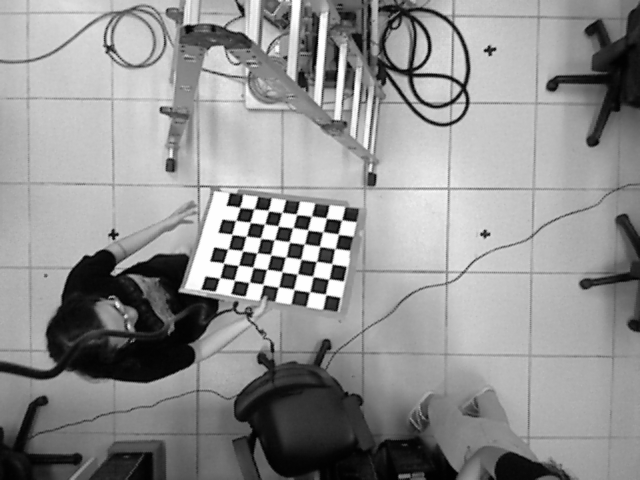
#> input picture smartfactory_ws/src/etc/calibrationdata/left-0000.png, 640 x 480 px; its folder holds only this picture in this run
$ python calibration.py
#> lines starting #> are read from the running program, lines starting #| are printed output that depends on the picture; after the words box and inside, x2 and y2 are one past the last pixel; in counts of white or black regions, pixels touching at a corner belong together; long printed decimals are rounded
import cv2
import numpy as np
import glob

# Função para calibrar a câmera e retornar a matriz intrínseca
def calibrate_camera(image_folder, checkerboard_size=(8, 6), square_size=0.058):
    # Definir critérios de parada para o refinamento de cantos
#> called with checkerboard_size = (8, 6), square_size = 0.058
    criteria = (cv2.TERM_CRITERIA_EPS + cv2.TERM_CRITERIA_MAX_ITER, 30, 0.001)

    # Preparar os pontos de objeto, como (0,0,0), (1,0,0), (2,0,0), ..., (7,5,0)
    objp = np.zeros((np.prod(checkerboard_size), 3), np.float32)
    objp[:, :2] = np.mgrid[0:checkerboard_size[0], 0:checkerboard_size[1]].T.reshape(-1, 2)
    objp *= square_size

    # Armazenar pontos de objeto e pontos de imagem de todas as imagens
    objpoints = []  # Pontos 3D no mundo real
    imgpoints = []  # Pontos 2D no plano da imagem

    # Caminho para as imagens
    image_pattern = image_folder + 'left-*.png'

    # Carregar e processar as imagens capturadas
    images = sorted(glob.glob(image_pattern))

    gray = None  # Definir uma variável gray inicial para garantir que esteja disponível após o loop

    for fname in images:
        img = cv2.imread(fname)
#> img is the input picture: shape (480, 640, 3); min 1, max 254, mean 144.5
        gray = cv2.cvtColor(img, cv2.COLOR_BGR2GRAY)

        # Encontrar os cantos do tabuleiro de xadrez
        ret, corners = cv2.findChessboardCorners(gray, checkerboard_size, None)
#> ret = True; corners = 48 rows, first 8: [239.8, 207.4], [253.7, 208.8], [268.2, 210.9], [281.8, 212.5], [296.5, 214.3], [311.5, 216.1], [326.1, 217.9], [336, 224]

        if ret:
            objpoints.append(objp)  # Adiciona pontos 3D conhecidos (padrão do mundo)

            # Refina os cantos para maior precisão
            corners2 = cv2.cornerSubPix(gray, corners, (11, 11), (-1, -1), criteria)
#> corners2 = 48 rows, first 8: [242.3, 207.5], [254.1, 208.8], [270.6, 210.5], [281.5, 212.4], [296.4, 214.3], [311.3, 216], [326.3, 218.1], [340.2, 227.2]
            imgpoints.append(corners2)

            # Mostrar as imagens com os cantos detectados (opcional)
            cv2.drawChessboardCorners(img, checkerboard_size, corners2, ret)
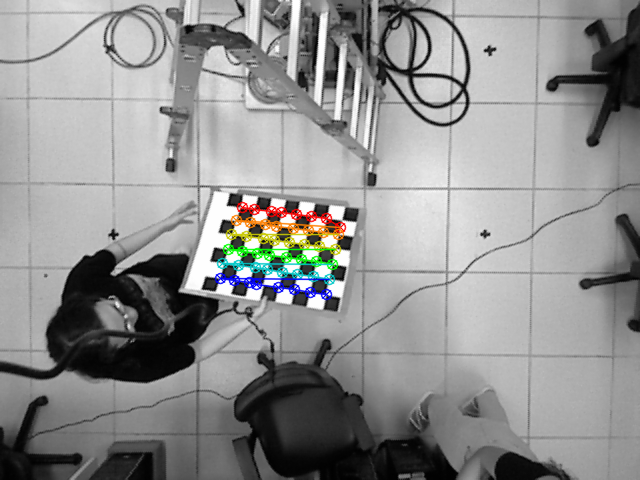
#> img: shape (480, 640, 3); 2.18% of pixels changed, all inside (x1, y1, x2, y2) = (214, 201, 347, 301)
            cv2.imshow('img', img)
            cv2.waitKey(500)

    cv2.destroyAllWindows()

    # Verificar se pelo menos uma imagem foi processada antes de calibrar
    if len(objpoints) > 0 and gray is not None:
        # Calibração da câmera para obter os parâmetros intrínsecos e extrínsecos
        ret, mtx, dist, rvecs, tvecs = cv2.calibrateCamera(objpoints, imgpoints, gray.shape[::-1], None, None)
#> ret = 1.61; mtx = [[893.8, 0, 309.3], [0, 1112.2, 278.3], [0, 0, 1]]; dist = [[-19.29, 1087.5, -0.0235, -0.167, -14191.9]]; rvecs = ([-0.655, 0.166, 0.192],); tvecs = ([-0.271, -0.228, 3.35],)

        # Retorna a matriz de calibração (intrínseca) e os coeficientes de distorção
        return mtx, dist
    else:
        print("Nenhuma imagem de tabuleiro de xadrez válida foi encontrada.")
        return None, None


# Usar a função para calibrar a câmera e obter a matriz intrínseca
image_folder = '/workspaces/smartfactory_pkg/smartfactory_ws/src/calibrationdata/'
intrinsic_matrix, distortion_coeffs = calibrate_camera(image_folder)
#> intrinsic_matrix = [[893.8, 0, 309.3], [0, 1112.2, 278.3], [0, 0, 1]]; distortion_coeffs = [[-19.29, 1087.5, -0.0235, -0.167, -14191.9]]

if intrinsic_matrix is not None:
    print("Matriz de Calibração (Intrínseca):\n", intrinsic_matrix)
#| Matriz de Calibração (Intrínseca):
#|  [[8.93845698e+02 0.00000000e+00 3.09306660e+02]
#|  [0.00000000e+00 1.11216928e+03 2.78345915e+02]
#|  [0.00000000e+00 0.00000000e+00 1.00000000e+00]]
    print("Coeficientes de Distorção:\n", distortion_coeffs)
#| Coeficientes de Distorção:
#|  [[-1.92878636e+01  1.08753495e+03 -2.35255867e-02 -1.66530996e-01
#|   -1.41918837e+04]]
else:
    print("Erro na calibração.")

$ run again, on smartfactory_ws/src/etc/calibrationdata/left-0004.png
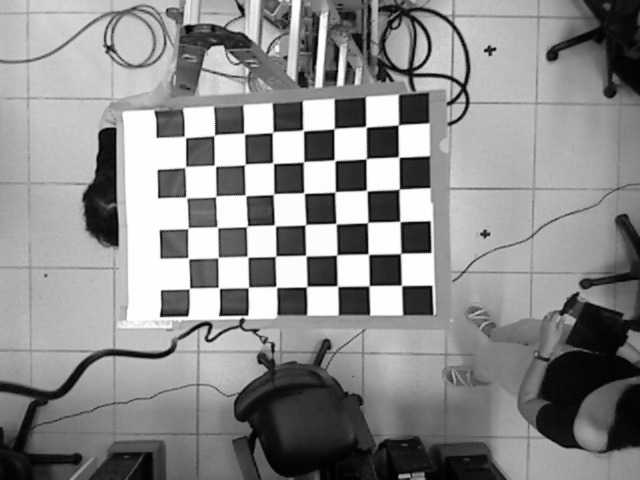
#> input picture smartfactory_ws/src/etc/calibrationdata/left-0004.png, 640 x 480 px
#> in calibrate_camera, img is the input picture: shape (480, 640, 3); min 1, max 254, mean 139.2
#> in calibrate_camera, `ret, corners = cv2.findChessboardCorners(gray, checkerboard_size, None)`: ret = True; corners = 48 rows, first 8: [191, 142], [214.2, 135.5], [244.2, 134], [272.3, 132.5], [302.7, 130], [334, 128.6], [365.9, 127.2], [398.2, 125.1]
#> corners2 = 48 rows, first 8: [185, 137.2], [214.2, 135.3], [244.1, 133.6], [272.6, 132.2], [303.1, 130.5], [334.1, 128.6], [365.9, 126.9], [398.3, 124.8]
#> in calibrate_camera, `cv2.drawChessboardCorners(img, checkerboard_size, corners2, ret)`:
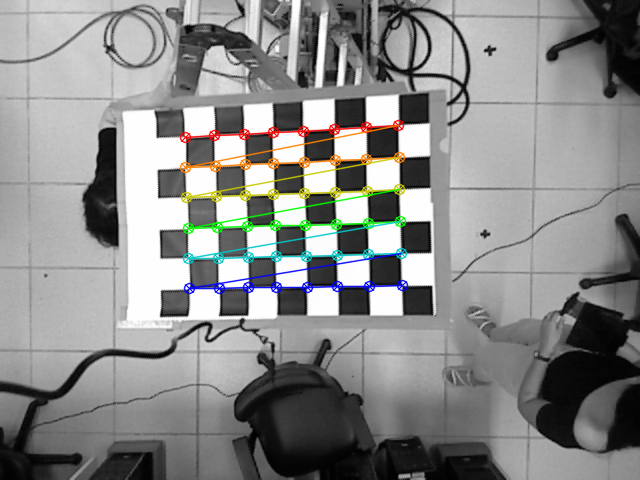
#> img: shape (480, 640, 3); 3.46% of pixels changed, all inside (x1, y1, x2, y2) = (179, 119, 409, 295)
#> in calibrate_camera, `ret, mtx, dist, rvecs, tvecs = cv2.calibrateCamera(objpoints, imgpoint..`: ret = 0.438; mtx = [[189, 0, 338.9], [0, 190.6, 233], [0, 0, 1]]; dist = [[-0.0827, 0.211, 0.00225, 0.0156, -0.122]]; rvecs = ([0.0127, 0.029, -0.0268],); tvecs = ([-0.3, -0.184, 0.354],)
#> intrinsic_matrix = [[189, 0, 338.9], [0, 190.6, 233], [0, 0, 1]]; distortion_coeffs = [[-0.0827, 0.211, 0.00225, 0.0156, -0.122]]
#| Matriz de Calibração (Intrínseca):
#|  [[188.983   0.         338.855]
#|  [  0.         190.614 233.024]
#|  [  0.           0.           1.        ]]
#| Coeficientes de Distorção:
#|  [[-0.08275   0.2105  0.002253  0.01561 -0.1217]]

$ run again, on smartfactory_ws/src/etc/calibrationdata/left-0005.png
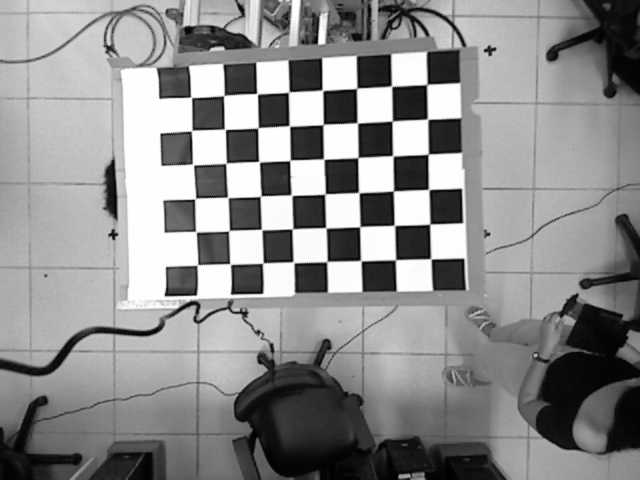
#> input picture smartfactory_ws/src/etc/calibrationdata/left-0005.png, 640 x 480 px
#> in calibrate_camera, img is the input picture: shape (480, 640, 3); min 1, max 254, mean 139.7
#> in calibrate_camera, `ret, corners = cv2.findChessboardCorners(gray, checkerboard_size, None)`: ret = True; corners = 48 rows, first 8: [191.1, 97.42], [223.9, 95.72], [257.2, 93.86], [283, 97], [327, 97], [356.7, 88.55], [391.5, 86.13], [421, 89]
#> corners2 = 48 rows, first 8: [191.2, 97.43], [223.7, 95.59], [257.1, 93.74], [288.7, 92.16], [322.4, 90.3], [356.7, 88.35], [391.5, 86.23], [426.8, 84.44]
#> in calibrate_camera, `cv2.drawChessboardCorners(img, checkerboard_size, corners2, ret)`:
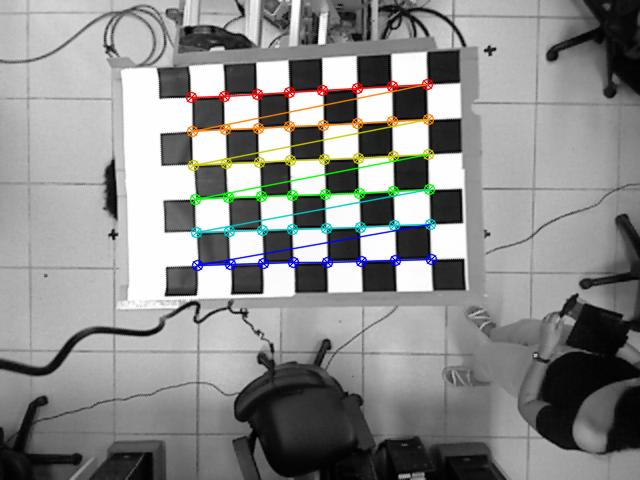
#> img: shape (480, 640, 3); 3.7% of pixels changed, all inside (x1, y1, x2, y2) = (185, 78, 438, 272)
#> in calibrate_camera, `ret, mtx, dist, rvecs, tvecs = cv2.calibrateCamera(objpoints, imgpoint..`: ret = 0.493; mtx = [[1316.4, 0, 292.3], [0, 1357.6, 282.5], [0, 0, 1]]; dist = [[4.97, -174.7, 0.106, 0.0407, 2412.8]]; rvecs = ([0.101, 0.144, -0.0298],); tvecs = ([-0.179, -0.32, 2.34],)
#> intrinsic_matrix has the same summary as mtx in calibrate_camera; distortion_coeffs = [[4.97, -174.7, 0.106, 0.0407, 2412.8]]
#| Matriz de Calibração (Intrínseca):
#|  [[1.31643479e+03 0.00000000e+00 2.92293344e+02]
#|  [0.00000000e+00 1.35757618e+03 2.82537928e+02]
#|  [0.00000000e+00 0.00000000e+00 1.00000000e+00]]
#| Coeficientes de Distorção:
#|  [[ 4.96651743e+00 -1.74719841e+02  1.05858371e-01  4.07307608e-02
#|    2.41276130e+03]]

$ run again, on smartfactory_ws/src/etc/calibrationdata/left-0001.png
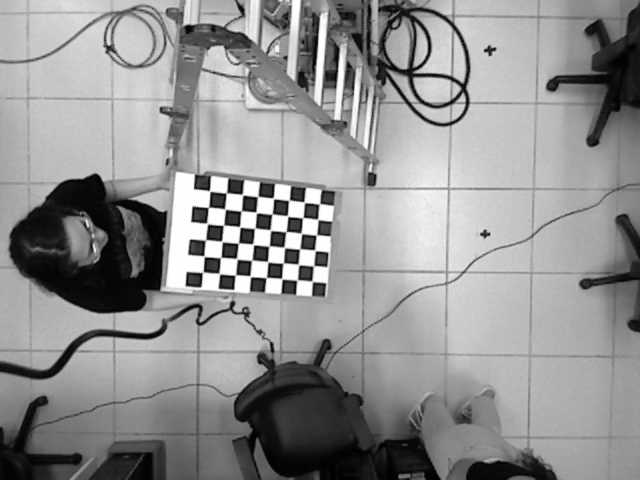
#> input picture smartfactory_ws/src/etc/calibrationdata/left-0001.png, 640 x 480 px
#> in calibrate_camera, img is the input picture: shape (480, 640, 3); min 1, max 254, mean 145.1
#> in calibrate_camera, `ret, corners = cv2.findChessboardCorners(gray, checkerboard_size, None)`: ret = True; corners = 48 rows, first 8: [209.5, 191], [226.5, 193], [242.5, 194.7], [257.7, 196.5], [273.5, 198.4], [289, 200.3], [304.4, 202.2], [319.5, 203.7]
#> corners2 = 48 rows, first 8: [209.7, 190.9], [226.5, 192.9], [242.5, 194.6], [257.6, 196.6], [273.5, 198.4], [288.8, 200.3], [304.2, 202.2], [319.2, 203.8]
#> in calibrate_camera, `cv2.drawChessboardCorners(img, checkerboard_size, corners2, ret)`:
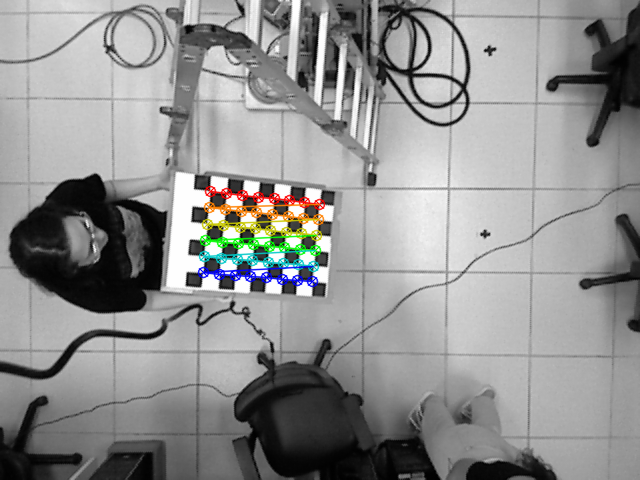
#> img: shape (480, 640, 3); 2.27% of pixels changed, all inside (x1, y1, x2, y2) = (197, 185, 326, 288)
#> in calibrate_camera, `ret, mtx, dist, rvecs, tvecs = cv2.calibrateCamera(objpoints, imgpoint..`: ret = 0.222; mtx = [[157.8, 0, 336], [0, 163.2, 244.7], [0, 0, 1]]; dist = [[0.0469, -0.165, 0.00228, 0.0128, 0.143]]; rvecs = ([0.0163, -0.101, 0.0977],); tvecs = ([-0.467, -0.191, 0.566],)
#> intrinsic_matrix = [[157.8, 0, 336], [0, 163.2, 244.7], [0, 0, 1]]; distortion_coeffs = [[0.0469, -0.165, 0.00228, 0.0128, 0.143]]
#| Matriz de Calibração (Intrínseca):
#|  [[157.806   0.         336.024]
#|  [  0.         163.219  244.666]
#|  [  0.           0.           1.        ]]
#| Coeficientes de Distorção:
#|  [[ 0.04689 -0.1648  0.002281  0.01279  0.1434 ]]
